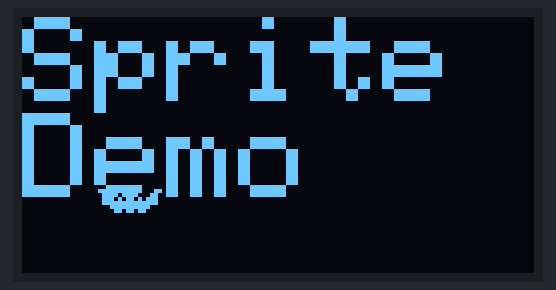
The sketch below on a simulated Arduboy, built with avr-gcc and run on an emulated ATmega32U4. Parts: 128×64 one-colour display.

Above: at 0.45 s.
At 5.36 s:
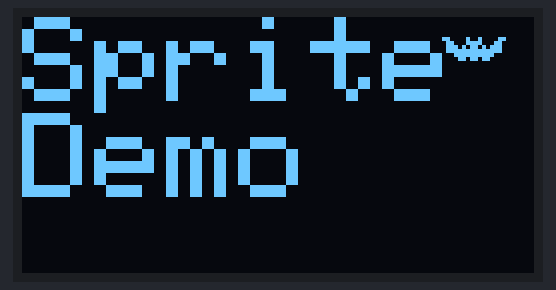
At 10.28 s:
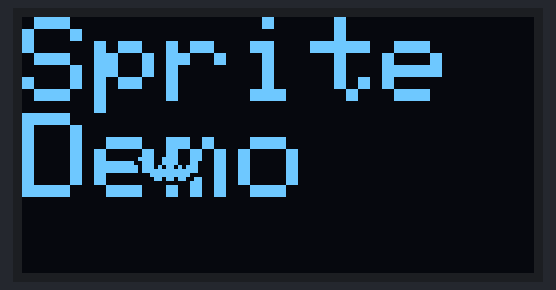
At 20.11 s:
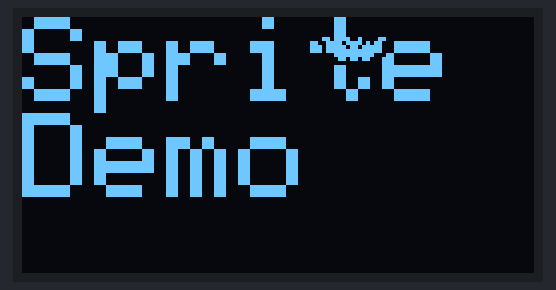
At 29.63 s:
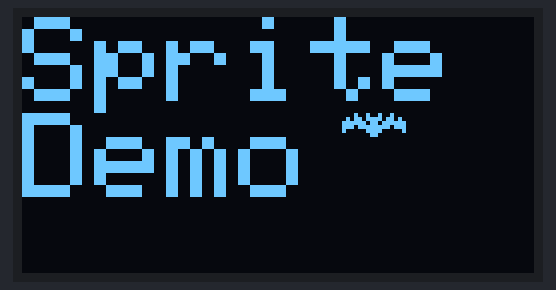
At 39.47 s:
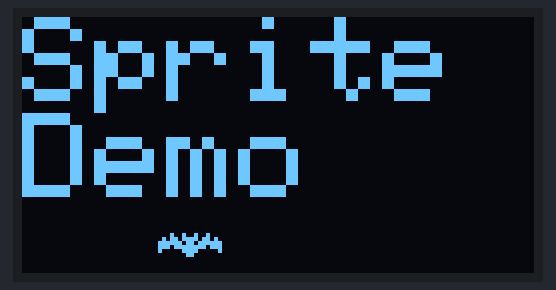

The sketch:

103-pif.ino
```cpp
#include <SPI.h>
#include "Arduboy.h"

#include <EEPROM.h>
#include <avr/pgmspace.h>

Arduboy arduboy;

// frame counter, 2-byte unsigned int, max 65536
unsigned int _microcanvas_frame_counter = 0;

// sprintf() textbuffer for drawText
char _microcanvas_textbuffer[32];

// global state machine
unsigned int _microcanvas_state;


PROGMEM const unsigned char gfx_bats[] = { /*16x6x2*/ 0x01, 0x0f, 0x0e, 0x1c, 0x38, 0x3c, 0x1b, 0x3e, 0x3e, 0x1b, 0x3c, 0x38, 0x1c, 0x0e, 0x0f, 0x01, 0x1c, 0x0e, 0x0c, 0x07, 0x0e, 0x0c, 0x1b, 0x3e, 0x3e, 0x1b, 0x0c, 0x0e, 0x07, 0x0c, 0x0e, 0x1c };


const byte GFX_BATS_WIDTH = 16;
const byte GFX_BATS_HEIGHT = 6;
const byte GFX_BATS_FRAMES = 2;
const byte GFX_BATS_FRAMESIZE = 16;

int x = 0;
int y = 24;
int sx = 1;
int sy = 1;
int animation_speed = 8;
int c_sprite = 0;


void setup() {
  arduboy.begin();

////// CUSTOM SETUP //////

}


void loop() {
  if (!arduboy.nextFrame()) return;

  ++_microcanvas_frame_counter;
  if (_microcanvas_frame_counter==60000) _microcanvas_frame_counter = 0;

////// LOOP CONTENTS TO FOLLOW //////
if (arduboy.everyXFrames( animation_speed )) {
  c_sprite = !c_sprite;
}
x += sx;
y += sy;
if (x > 108 || x < 1) sx = -sx;
if (y > 56 || y < 1) sy = -sy;
arduboy.clear();
{
arduboy.setTextSize( 3 );
arduboy.setCursor( 0, 0 );
arduboy.print( "Sprite\nDemo" );
};
arduboy.drawBitmap( 0 + x, 2 + y, gfx_bats + GFX_BATS_FRAMESIZE*(c_sprite | 0), GFX_BATS_WIDTH, GFX_BATS_HEIGHT, BLACK );
arduboy.drawBitmap( 2 + x, 2 + y, gfx_bats + GFX_BATS_FRAMESIZE*(c_sprite | 0), GFX_BATS_WIDTH, GFX_BATS_HEIGHT, BLACK );
arduboy.drawBitmap( 1 + x, 1 + y, gfx_bats + GFX_BATS_FRAMESIZE*(c_sprite | 0), GFX_BATS_WIDTH, GFX_BATS_HEIGHT, WHITE );
////// END OF LOOP CONTENTS //////

  arduboy.display();
}
```
